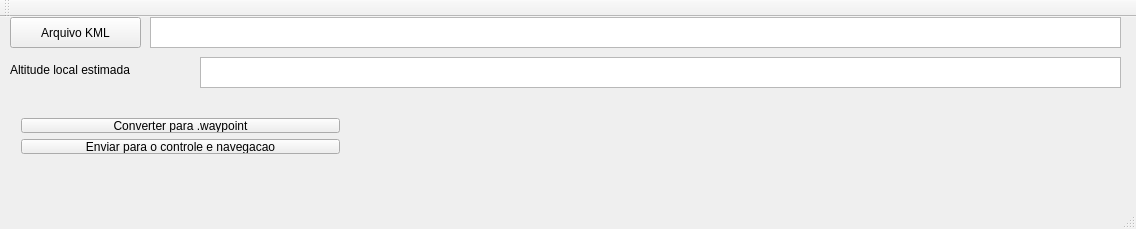
<?xml version="1.0" encoding="UTF-8"?>
<ui version="4.0">
 <class>MainWindow</class>
 <widget class="QMainWindow" name="MainWindow">
  <property name="geometry">
   <rect>
    <x>0</x>
    <y>0</y>
    <width>1136</width>
    <height>229</height>
   </rect>
  </property>
  <property name="windowTitle">
   <string>MainWindow</string>
  </property>
  <widget class="QWidget" name="centralWidget">
   <widget class="QTextEdit" name="textEdit_nomearquivo">
    <property name="geometry">
     <rect>
      <x>150</x>
      <y>0</y>
      <width>971</width>
      <height>31</height>
     </rect>
    </property>
   </widget>
   <widget class="QPushButton" name="pushButton_escolherarquivo">
    <property name="geometry">
     <rect>
      <x>10</x>
      <y>0</y>
      <width>131</width>
      <height>31</height>
     </rect>
    </property>
    <property name="text">
     <string>Arquivo KML</string>
    </property>
   </widget>
   <widget class="QLabel" name="label_fim">
    <property name="geometry">
     <rect>
      <x>370</x>
      <y>90</y>
      <width>751</width>
      <height>71</height>
     </rect>
    </property>
    <property name="text">
     <string/>
    </property>
   </widget>
   <widget class="QTextEdit" name="textEdit_altura">
    <property name="geometry">
     <rect>
      <x>200</x>
      <y>40</y>
      <width>921</width>
      <height>31</height>
     </rect>
    </property>
   </widget>
   <widget class="QLabel" name="label_altura">
    <property name="geometry">
     <rect>
      <x>10</x>
      <y>40</y>
      <width>171</width>
      <height>25</height>
     </rect>
    </property>
    <property name="text">
     <string>Altitude local estimada</string>
    </property>
   </widget>
   <widget class="QWidget" name="layoutWidget">
    <property name="geometry">
     <rect>
      <x>10</x>
      <y>90</y>
      <width>341</width>
      <height>58</height>
     </rect>
    </property>
    <layout class="QVBoxLayout" name="verticalLayout">
     <item>
      <widget class="QPushButton" name="pushButton_converter">
       <property name="text">
        <string>Converter para .waypoint</string>
       </property>
      </widget>
     </item>
     <item>
      <widget class="QPushButton" name="pushButton_enviar">
       <property name="text">
        <string>Enviar para o controle e navegacao</string>
       </property>
      </widget>
     </item>
    </layout>
   </widget>
  </widget>
  <widget class="QMenuBar" name="menuBar">
   <property name="geometry">
    <rect>
     <x>0</x>
     <y>0</y>
     <width>1136</width>
     <height>22</height>
    </rect>
   </property>
  </widget>
  <widget class="QToolBar" name="mainToolBar">
   <attribute name="toolBarArea">
    <enum>TopToolBarArea</enum>
   </attribute>
   <attribute name="toolBarBreak">
    <bool>false</bool>
   </attribute>
  </widget>
  <widget class="QStatusBar" name="statusBar"/>
 </widget>
 <layoutdefault spacing="6" margin="11"/>
 <resources/>
 <connections/>
</ui>
